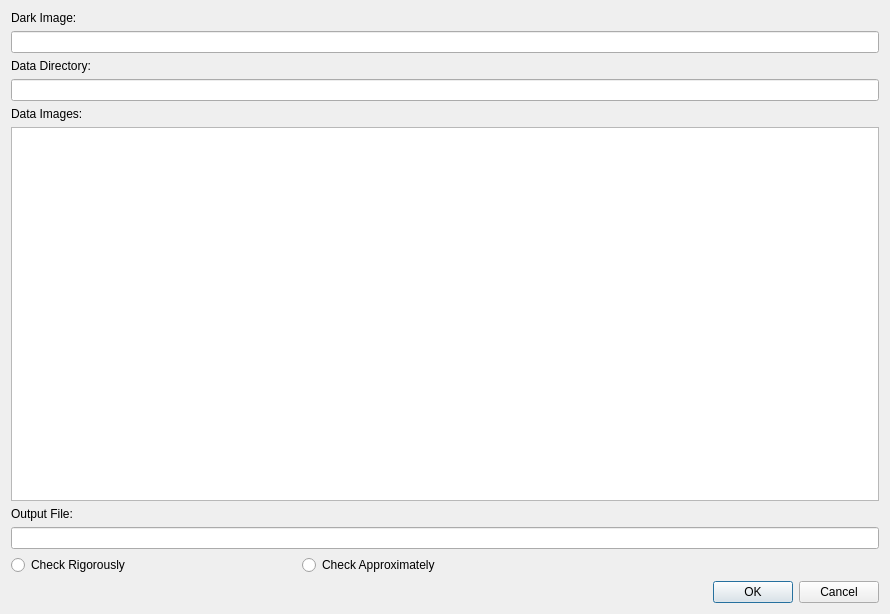
<?xml version="1.0" encoding="UTF-8"?>
<ui version="4.0">
 <class>CctwqtSetupCheckImportDialog</class>
 <widget class="QDialog" name="CctwqtSetupCheckImportDialog">
  <property name="geometry">
   <rect>
    <x>0</x>
    <y>0</y>
    <width>890</width>
    <height>614</height>
   </rect>
  </property>
  <property name="windowTitle">
   <string>Check Imported Data...</string>
  </property>
  <layout class="QGridLayout" name="gridLayout">
   <item row="6" column="0">
    <widget class="QLabel" name="label_6">
     <property name="text">
      <string>Output File:</string>
     </property>
    </widget>
   </item>
   <item row="5" column="0" colspan="3">
    <widget class="QListWidget" name="m_DataImages"/>
   </item>
   <item row="2" column="0">
    <widget class="QLabel" name="label_4">
     <property name="text">
      <string>Data Directory:</string>
     </property>
    </widget>
   </item>
   <item row="1" column="0" colspan="3">
    <widget class="QLineEdit" name="m_DarkImagePath">
     <property name="readOnly">
      <bool>true</bool>
     </property>
    </widget>
   </item>
   <item row="7" column="0" colspan="3">
    <widget class="QLineEdit" name="m_OutputPath">
     <property name="readOnly">
      <bool>true</bool>
     </property>
    </widget>
   </item>
   <item row="9" column="0" colspan="3">
    <widget class="QDialogButtonBox" name="buttonBox">
     <property name="orientation">
      <enum>Qt::Horizontal</enum>
     </property>
     <property name="standardButtons">
      <set>QDialogButtonBox::Cancel|QDialogButtonBox::Ok</set>
     </property>
    </widget>
   </item>
   <item row="8" column="0">
    <widget class="QRadioButton" name="m_CheckRigorously">
     <property name="text">
      <string>Check Rigorously</string>
     </property>
    </widget>
   </item>
   <item row="8" column="1">
    <widget class="QRadioButton" name="m_CheckApproximately">
     <property name="text">
      <string>Check Approximately</string>
     </property>
    </widget>
   </item>
   <item row="4" column="0">
    <widget class="QLabel" name="label_2">
     <property name="text">
      <string>Data Images:</string>
     </property>
    </widget>
   </item>
   <item row="0" column="0">
    <widget class="QLabel" name="label">
     <property name="text">
      <string>Dark Image:</string>
     </property>
    </widget>
   </item>
   <item row="3" column="0" colspan="3">
    <widget class="QLineEdit" name="m_DataDirectory">
     <property name="readOnly">
      <bool>true</bool>
     </property>
    </widget>
   </item>
  </layout>
 </widget>
 <resources/>
 <connections>
  <connection>
   <sender>buttonBox</sender>
   <signal>accepted()</signal>
   <receiver>CctwqtSetupCheckImportDialog</receiver>
   <slot>accept()</slot>
   <hints>
    <hint type="sourcelabel">
     <x>248</x>
     <y>254</y>
    </hint>
    <hint type="destinationlabel">
     <x>157</x>
     <y>274</y>
    </hint>
   </hints>
  </connection>
  <connection>
   <sender>buttonBox</sender>
   <signal>rejected()</signal>
   <receiver>CctwqtSetupCheckImportDialog</receiver>
   <slot>reject()</slot>
   <hints>
    <hint type="sourcelabel">
     <x>316</x>
     <y>260</y>
    </hint>
    <hint type="destinationlabel">
     <x>286</x>
     <y>274</y>
    </hint>
   </hints>
  </connection>
 </connections>
</ui>
